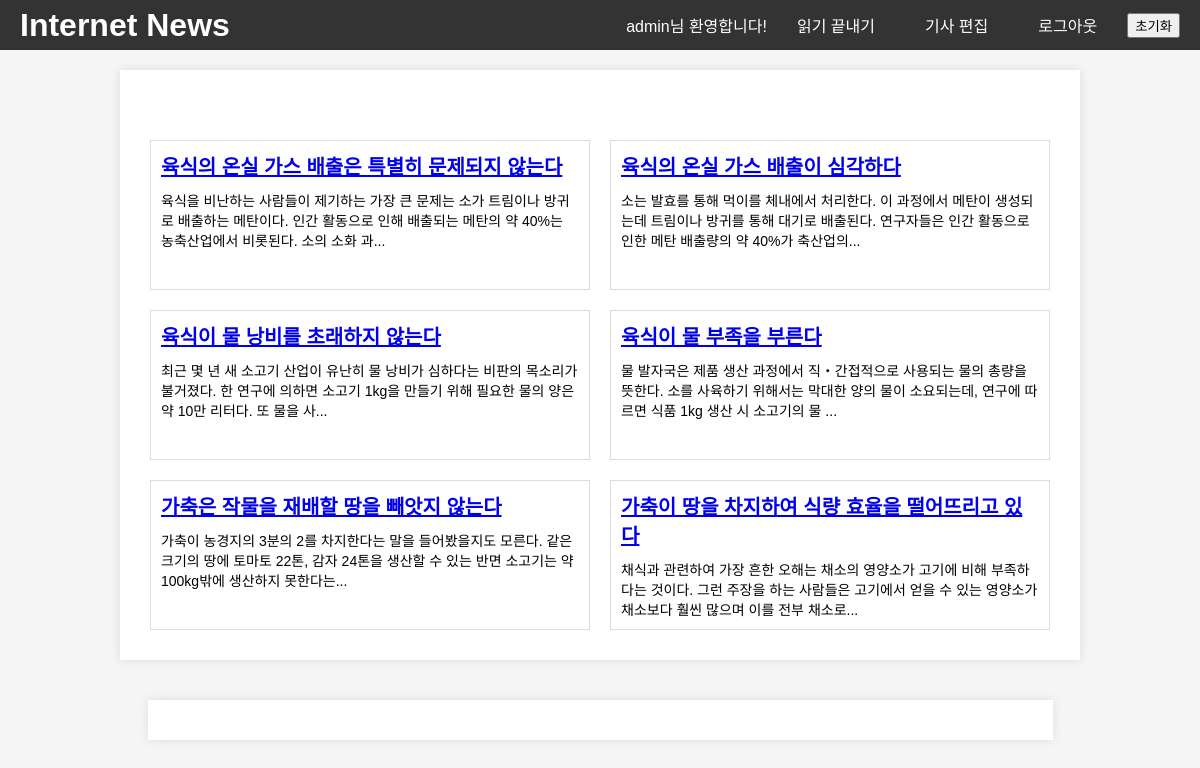
Before: /index (signed in) with the older database file.
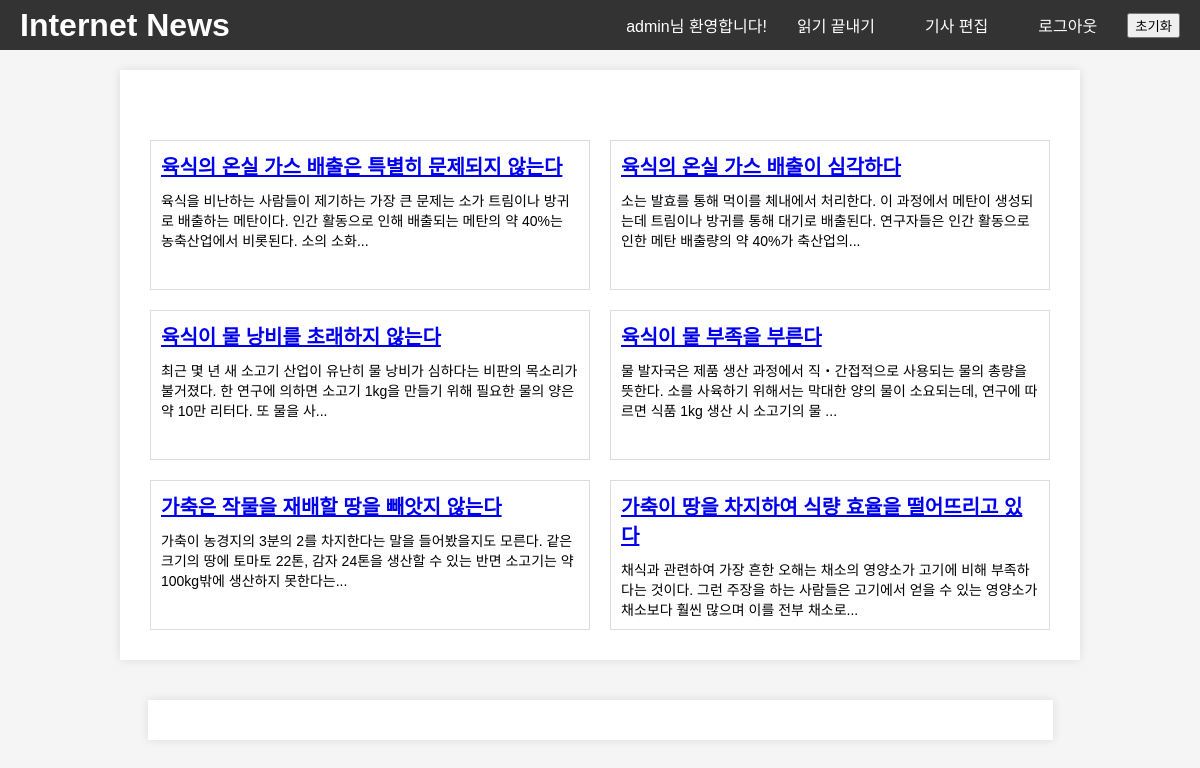
After: the same page with the newer database file.
### app.py (models this page shows, shortened)
class User(db.Model):
    id = db.Column(db.Integer, primary_key=True)
    username = db.Column(db.String(255), nullable=False, unique=True)
    password = db.Column(db.String(255), nullable=False)
    article_order = db.Column(db.String(255), nullable=True)

class Article(db.Model):
    id = db.Column(db.Integer, primary_key=True)
    title = db.Column(db.String(100), nullable=False)
    content = db.Column(db.Text, nullable=False)
    author_name = db.Column(db.String(100))  # 저자 이름
    author_occupation = db.Column(db.String(100))  # 저자 직업
    author_email = db.Column(db.String(100))  # 저자 이메일
    author_description = db.Column(db.Text)  # 저자 설명
    display_on_index = db.Column(db.Boolean, default=False)
    ratings = db.relationship('Rating', backref='article', lazy=True)

### app.py (the view)
@app.route('/index')
def index():
    user = User.query.get(session['user_id'])
    article_displays = ArticleDisplay.query.filter_by(user_id=user.id).order_by(ArticleDisplay.position).all()
    if not article_displays:
        display_articles = Article.query.filter_by(display_on_index=True).all()
        if len(display_articles) > 6:
            display_articles = random.sample(display_articles, 6)
        for idx, article in enumerate(display_articles):
            new_display = ArticleDisplay(user_id=user.id, article_id=article.id, position=idx)
            db.session.add(new_display)
        db.session.commit()
        article_displays = ArticleDisplay.query.filter_by(user_id=user.id).order_by(ArticleDisplay.position).all()
    articles = [display.article for display in article_displays]
    return render_template('index.html', articles=articles)

### templates/index.html (shortened to what this page needs)
<!DOCTYPE html>
<html lang="en">
<head>
    <link rel="stylesheet" type="text/css" href="/static/styles.css">
</head>
<body>
    <header>
        <h1>Internet News</h1>
        <div>
            {% if session['user_name'] %}
            <p>{{ session['user_name'] }}님 환영합니다!</p>
            <a href="{{ url_for('end_page') }}">읽기 끝내기</a>
            {% if session['user_name'] == 'admin' %}
                <a href="{{ url_for('edit_article') }}">기사 편집</a>
                <a href="{{ url_for('login') }}">로그아웃</a>
                <button onclick="confirmRefresh()">초기화</button>
            {% endif %}
        {% else %}
            <a href="{{ url_for('login') }}">로그인</a>
        {% endif %}
        </div>
    </header>
    <div class="container">
        {% for article in articles %}
            {% if article is not none %}
                <div class="article">
                    <a href="{{ url_for('article', article_id=article.id) }}">
                        <h2>{{ article.title }}</h2>
                    </a>
                    <p>{{ article.content[:100] }}...</p>
                </div>
            {% endif %}
        {% endfor %}
    </div>
    <div class="memo-container" id="memoContainer" style="width: 1000px;"></div>
</body>
</html>

### static/styles.css (style rules this page uses)
body, h1, h2, p { margin: 0; padding: 0; }
body { font-family: Arial, sans-serif; background-color: #f5f5f5; }
header { background-color: #333; color: #fff; padding: 10px; text-align: center; display: flex; justify-content: space-between; align-items: center; }
.container { max-width: 80%; margin: 20px auto; padding: 20px; background-color: #fff; box-shadow: 0 0 10px rgba(0, 0, 0, 0.1); margin-top: 70px; }
.article { width: 100%; border: 1px solid #ddd; padding: 10px; margin: 10px 0; cursor: pointer; box-sizing: border-box; background-color: #fff; }
.article h2 { font-size: 24px; margin: 0; }
.article p { font-size: 16px; margin: 0; text-overflow: ellipsis; white-space: nowrap; overflow: hidden; }
.memo-container { max-width: 865px; margin: 20px auto; padding: 20px; background-color: #fff; box-shadow: 0 0 10px rgba(0, 0, 0, 0.1); }

### templates/index.html (style rules this page uses)
body { display: flex; flex-direction: column; align-items: center; }
header { width: 100%; position: fixed; top: 0; z-index: 100; display: flex; justify-content: space-between; align-items: center; height: 50px; padding: 0 20px; box-sizing: border-box; }
header a { display: inline-block; padding: 10px 20px; background-color: #333; color: #fff; text-decoration: none; border-radius: 5px; transition: background-color 0.3s; }
header div { display: flex; align-items: center; gap: 10px; }
.container { display: flex; flex-wrap: wrap; justify-content: space-between; width: 100%; padding: 60px 20px 20px; box-sizing: border-box; }
.article { box-sizing: border-box; flex: 0 0 calc(50% - 20px); border: 1px solid #ddd; padding: 10px; margin: 10px; cursor: pointer; height: 150px; overflow: hidden; }
.article h2 { font-size: 20px; margin: 0 0 10px 0; }
.article p { font-size: 14px; margin: 0; text-overflow: ellipsis; white-space: normal; overflow: hidden; display: -webkit-box; -webkit-line-clamp: 3; -webkit-box-orient: vertical; }

Changed rows visible on the page:
changed Article "육식의 온실 가스 배출은 특별히 문제되지 않는다": content "육식을 비난하는 사람들이 제기하는 가장 큰 문제는 소가 트림이나 방귀로 배출하는 메탄이다. 인간 활동으로 인해 배출되는 메탄의 약 40%는 농축산업에서 비롯된다. 소의 소화 과" → "육식을 비난하는 사람들이 제기하는 가장 큰 문제는 소가 트림이나 방귀로 배출하는 메탄이다. 인간 활동으로 인해 배출되는 메탄의 약 40%는 농축산업에서 비롯된다. 소의 소화"
